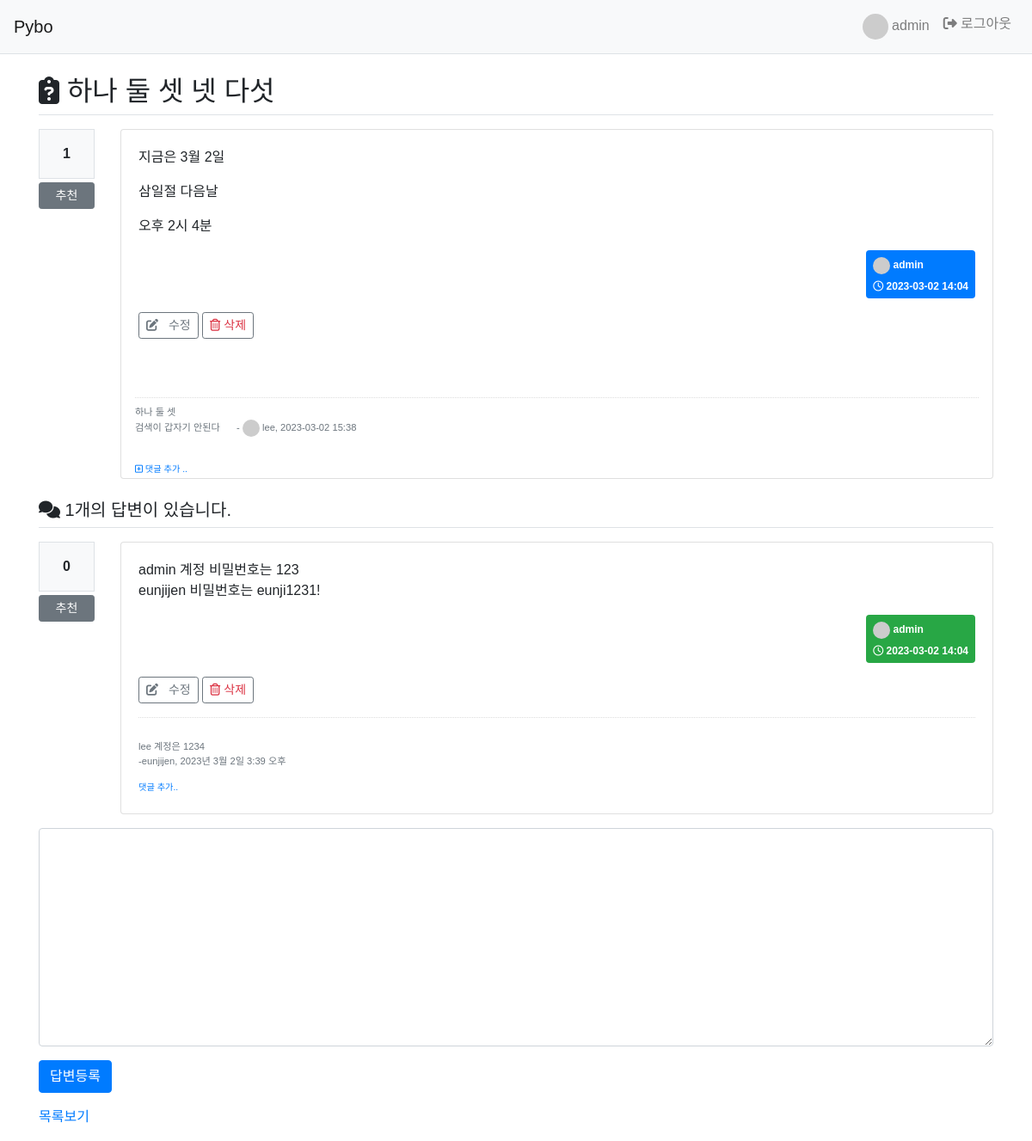
The app's page /pybo/311/ (signed in) with its own data.
### pybo/models.py (models this page shows, shortened)
class Question(models.Model):
    author = models.ForeignKey(User, on_delete=models.CASCADE, related_name='author_question')
    subject = models.CharField('제목', max_length=200,
                               help_text='질문의 제목을 한 줄로 작성하세요.')
    content = models.TextField('내용', help_text='질문의 내용을 상세히 작성하세요.')
    create_date = models.DateTimeField('생성일')
    modify_date = models.DateTimeField(null=True, blank=True)
    voter=models.ManyToManyField(User, related_name='voter_question')

class Comment(models.Model):
    author = models.ForeignKey(User, on_delete=models.CASCADE)
    content = models.TextField('댓글 내용')
    create_date = models.DateTimeField('생성일')
    modify_date = models.DateTimeField('수정일', null=True, blank=True)
    question = models.ForeignKey(Question, null=True, blank=True,
                                 on_delete=models.CASCADE)
    answer = models.ForeignKey(Answer, null=True, blank=True,
                               on_delete=models.CASCADE)

class Answer(models.Model):
    author = models.ForeignKey(User, on_delete=models.CASCADE, related_name='author_answer')
    question = models.ForeignKey(Question, on_delete=models.CASCADE)
    content = models.TextField('답변 내용')
    create_date = models.DateTimeField()
    modify_date = models.DateTimeField(null=True, blank=True)
    voter=models.ManyToManyField(User, related_name='voter_answer')

### pybo/views/base_views.py (the view)
# urls.py: path('<int:question_id>/', base_views.detail, name='detail'),   # 상세 보기
def detail(request, question_id):
    question = get_object_or_404(Question, pk=question_id)
    context = {'question': question}
    return render(request, 'pybo/question_detail.html', context)

### pybo/templatetags/pybo_filter.py (called while the page is built)
@register.filter()
def mark(value):
    extenstions=["nl2br", "fenced_code"]
    return mark_safe(markdown.markdown(value, extenstions=extenstions))

@register.simple_tag()
def avatar(uid):
    tag=f'<img class="avatar" src="https://randomuser.me/api/portraits/men/{uid}.jpg"/>'
    return mark_safe(tag)

### templates/pybo/question_detail.html (shortened to what this page needs)
{% extends 'base.html' %}
{% load pybo_filter %}
{% block content %}
  <h2 class="border-bottom py-2">
    <i class="fa-solid fa-clipboard-question"></i>
    {{ question.subject }}
  </h2>
  <div class="row my-3">
    <div class="col-1">
      <div class="bg-light text-center p-3 border font-weight-bolder mb-1">
        {{question.voter.count}}
      </div>
      <a href="#" data-uri="{% url 'pybo:vote_question' question.id %}" class="recommend btn btn-sm btn-secondary btn-block my-1">추천</a>
    </div>
    <div class="col-11">
      <div class="card">
        <div class="card-body">
          <div class="card-text">
            {% autoescape off %}
              {{ question.content }}
            {% endautoescape %}
          </div>
          <div class="d-flex justify-content-end">
              <div class="badge badge-primary p-2 text-left">
                <div class="mb-2">
                  <img class="avatar-sm" src="https://randomuser.me/api/portraits/men/{{question.author.id}}.jpg"/>
                  {{ question.author.username }}</div>
                <div>
                  <i class="fa-regular fa-clock"></i>
                  {{ question.create_date | date:'Y-m-d H:i' }}
                </div>
              </div>
            </div>
            {% if request.user == question.author %}
              <div class="my-3">
                <a href="{% url 'pybo:question_modify' question.id %}" class="btn btn-sm btn-outline-secondary">
                  <i class="fa-solid fa-pen-to-square mr-2"></i>
                  수정</a>
                <a href="#" class="delete btn btn-sm btn-outline-secondary text-danger" data-uri="{% url 'pybo:question_delete' question.id  %}">
                  <i class="fa-regular fa-trash-can"></i>
                  삭제</a>
              </div>
            {% endif %}
          </div>
          {% include 'pybo/comment_question.html' %}
        </div>
      </div>
    </div>
    {% include 'pybo/answer_list.html' %}
    {% include 'pybo/answer_create_form.html' %}
    <a href="{% url 'pybo:index' %}">목록보기</a>
  {% endblock content %}

### templates/navbar.html (shortened to what this page needs)
{% load common %}
{% load pybo_filter %}
<nav class="navbar navbar-expand-lg navbar-light bg-light border-bottom">
  <a class="navbar-brand" href="{% url 'pybo:index' %}">Pybo</a>
  <div class="collapse navbar-collapse" id="navbarNav">
    <ul class="navbar-nav ml-auto">
      {% if user.is_authenticated %}
        <li class="nav-item ">
          <a class="nav-link" href="#">
            {%avatar user.id %}
            {{ user.username }}
          </a>
        </li>
        <li class="nav-item ">
          <a class="nav-link" href="{% url 'common:logout' %}">
            <i class="fa-solid fa-right-from-bracket"></i>
            로그아웃</a>
        </li>
        {% endif%}
      </ul>
    </div>
  </nav>

### templates/pybo/comment_question.html (shortened to what this page needs)
{% if question.comment_set.count > 0 %}
  <div class="mt-3 p-3">
    {% for comment in question.comment_set.all %}
      <div class="comment py-2 text-muted">
        <span style="white-space: pre-line;">{{ comment.content }}</span>
        <span class="ml-3">
          -
          <img class="avatar-sm" src="https://randomuser.me/api/portraits/men/{{comment.author.id}}.jpg"/>
          {{ comment.author }},
          {{ comment.create_date | date:'Y-m-d H:i'}}
        </span>
      </div>
    {% endfor %}
  </div>
{% endif %}
<div class="ml-3">
  <a href="{% url 'pybo:comment_create_question' question.id %}" class="small">
    <small>
      <i class="fa-regular fa-square-plus"></i>
      댓글 추가 ..</small>
  </a>
</div>

### templates/pybo/answer_list.html (shortened to what this page needs)
{%load pybo_filter %}
<h5 class="border-bottom my-3 py-2">
  <i class="fa-solid fa-comments"></i>
  {{question.answer_set.count}}개의 답변이 있습니다.
</h5>
{% for answer in question.answer_set.all %}
  <div class="row my-3">
    <div class="col-1">
      <div class="bg-light text-center p-3 border font-weight-bolder mb-1">{{answer.voter.count}}</div>
      <a href="#" data-uri="{% url 'pybo:vote_answer' answer.id %}" class="recommend btn btn-sm btn-secondary btn-block my-1">추천</a>
    </div>
    <div class="col-11">
      <div class="card">
        <div class="card-body">
          <div class="card-text" style="white-space: pre-line;">{{ answer.content|mark }}</div>
          <div class="d-flex justify-content-end">
            <div class="badge badge-success p-2 text-left">
              <div class="mb-2">
                <img class="avatar-sm" src="https://randomuser.me/api/portraits/men/{{answer.author.id}}.jpg"/>
                {{ answer.author.username }}
              </div>
              <div>
                <i class="fa-regular fa-clock"></i>
                {{ answer.create_date | date:'Y-m-d H:i' }}
              </div>
            </div>
          </div>
          {% if request.user == answer.author %}
            <div class="my-3">
              <a href="{% url 'pybo:answer_modify' answer.id  %}" class="btn btn-sm btn-outline-secondary">
                <i class="fa-solid fa-pen-to-square mr-2"></i>
                수정</a>
              <a href="#" class="delete btn btn-sm btn-outline-secondary text-danger" data-uri="{% url 'pybo:answer_delete' answer.id  %}">
                <i class="fa-regular fa-trash-can"></i>
                삭제</a>
            </div>
          {% endif %}
          {% include 'pybo/comment_answer.html'%}
        </div>
      </div>
    </div>
  </div>
{% endfor %}

### templates/pybo/comment_answer.html (shortened to what this page needs)
{%if answer.comment_set.count > 0 %}
  <div class="mt-3">
    {%for comment in answer.comment_set.all %}
      <div class="comment py-2 text-muted">
        <span style="white-space: pre-line;">
          {{comment.content}}
        </span>
        <span>
          -{{comment.author}},
          {{comment.create_date}}
          </span>
          </div>
          {%endfor%}
        </div>
        {%endif%}
        <div>
          <a href="{% url 'pybo:comment_create_answer' answer.id %}" class="small">
            <small>댓글 추가..</small>
          </a>
        </div>

### templates/pybo/answer_create_form.html (shortened to what this page needs)
<form action="{% url 'pybo:answer_create' question.id %}" method="post" class="my-3">
  <div class="form-group">
    <textarea {% if not user.is_authenticated %} disabled="disabled" {% endif %} name="content" id="content" class="form-control" rows="10"></textarea>
  </div>
  <input type="submit" value="답변등록" class="btn btn-primary">
</form>

### static/style.css (style rules this page uses)
* { font-family: 'Noto Sans KR', sans-serif; }
.avatar { width: 30px; height: 30px; border-radius: 50%; }
.avatar-sm { width: 20px; height: 20px; border-radius: 50%; }
.comment { border-top: dotted 1px #ddd; font-size: 0.7em; }

### records on screen
Question: subject "하나 둘 셋 넷 다섯", voter.count "1", content "지금은 3월 2일 삼일절 다음날 오후 2시 4분", author.username "admin", create_date "2023-03-02 14:04", answer_set.count "1"
Comment: content "하나 둘 셋 검색이 갑자기 안된다", author "lee", create_date "2023-03-02 15:38"
Answer: voter.count "0", content|mark "admin 계정 비밀번호는 123 eunjijen 비밀번호는 eunji1231!", author.username "admin", create_date "2023-03-02 14:04", shows "수정"
Comment: content "lee 계정은 1234", author "eunjijen", create_date "2023년 3월 2일 3:39 오후"

### other values on screen
{{ user.username }} "admin"
